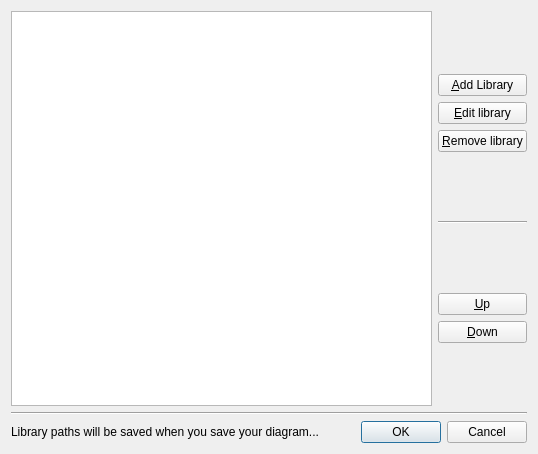
<?xml version="1.0" encoding="UTF-8"?>
<ui version="4.0">
 <class>libraryDialog</class>
 <widget class="QDialog" name="libraryDialog">
  <property name="geometry">
   <rect>
    <x>0</x>
    <y>0</y>
    <width>538</width>
    <height>454</height>
   </rect>
  </property>
  <property name="windowTitle">
   <string>Dialog</string>
  </property>
  <layout class="QVBoxLayout" name="verticalLayout_4">
   <item>
    <layout class="QHBoxLayout" name="horizontalLayout">
     <item>
      <widget class="QListWidget" name="listLib"/>
     </item>
     <item>
      <layout class="QVBoxLayout" name="verticalLayout_3">
       <item>
        <layout class="QVBoxLayout" name="verticalLayout">
         <item>
          <widget class="QPushButton" name="addLib">
           <property name="maximumSize">
            <size>
             <width>140</width>
             <height>16777215</height>
            </size>
           </property>
           <property name="text">
            <string>&amp;Add Library</string>
           </property>
          </widget>
         </item>
         <item>
          <widget class="QPushButton" name="editLib">
           <property name="maximumSize">
            <size>
             <width>140</width>
             <height>16777215</height>
            </size>
           </property>
           <property name="text">
            <string>&amp;Edit library</string>
           </property>
          </widget>
         </item>
         <item>
          <widget class="QPushButton" name="delLib">
           <property name="maximumSize">
            <size>
             <width>140</width>
             <height>16777215</height>
            </size>
           </property>
           <property name="text">
            <string>&amp;Remove library</string>
           </property>
          </widget>
         </item>
        </layout>
       </item>
       <item>
        <widget class="Line" name="line_2">
         <property name="orientation">
          <enum>Qt::Horizontal</enum>
         </property>
        </widget>
       </item>
       <item>
        <layout class="QVBoxLayout" name="verticalLayout_2">
         <item>
          <widget class="QPushButton" name="upLib">
           <property name="maximumSize">
            <size>
             <width>140</width>
             <height>16777215</height>
            </size>
           </property>
           <property name="text">
            <string>&amp;Up</string>
           </property>
          </widget>
         </item>
         <item>
          <widget class="QPushButton" name="downLib">
           <property name="maximumSize">
            <size>
             <width>140</width>
             <height>16777215</height>
            </size>
           </property>
           <property name="text">
            <string>&amp;Down</string>
           </property>
          </widget>
         </item>
        </layout>
       </item>
      </layout>
     </item>
    </layout>
   </item>
   <item>
    <widget class="Line" name="line">
     <property name="orientation">
      <enum>Qt::Horizontal</enum>
     </property>
    </widget>
   </item>
   <item>
    <layout class="QHBoxLayout" name="horizontalLayout_2">
     <item>
      <widget class="QLabel" name="label_9">
       <property name="text">
        <string>Library paths will be saved when you save your diagram...</string>
       </property>
      </widget>
     </item>
     <item>
      <widget class="QDialogButtonBox" name="buttonBox">
       <property name="orientation">
        <enum>Qt::Horizontal</enum>
       </property>
       <property name="standardButtons">
        <set>QDialogButtonBox::Cancel|QDialogButtonBox::Ok</set>
       </property>
      </widget>
     </item>
    </layout>
   </item>
  </layout>
 </widget>
 <resources/>
 <connections>
  <connection>
   <sender>buttonBox</sender>
   <signal>rejected()</signal>
   <receiver>libraryDialog</receiver>
   <slot>reject()</slot>
   <hints>
    <hint type="sourcelabel">
     <x>316</x>
     <y>260</y>
    </hint>
    <hint type="destinationlabel">
     <x>286</x>
     <y>274</y>
    </hint>
   </hints>
  </connection>
  <connection>
   <sender>buttonBox</sender>
   <signal>accepted()</signal>
   <receiver>libraryDialog</receiver>
   <slot>accept()</slot>
   <hints>
    <hint type="sourcelabel">
     <x>248</x>
     <y>254</y>
    </hint>
    <hint type="destinationlabel">
     <x>157</x>
     <y>274</y>
    </hint>
   </hints>
  </connection>
 </connections>
</ui>
